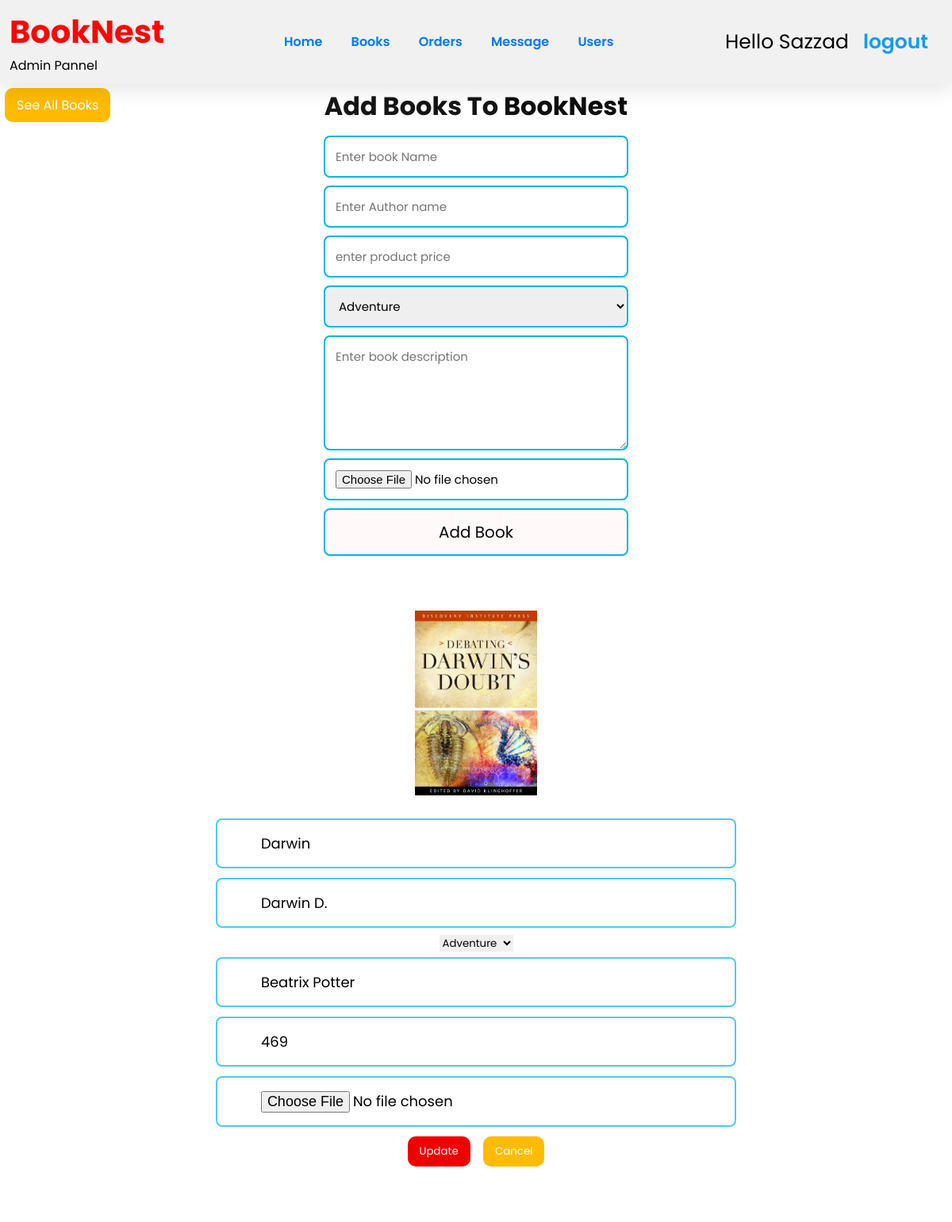
/add_books.php?update=81 (signed in), run on the app's committed database.
### tables this page shows
CREATE TABLE `book_info` (
  `bid` int(100) NOT NULL,
  `name` varchar(20) NOT NULL,
  `title` varchar(20) NOT NULL,
  `price` decimal(10,0) NOT NULL,
  `category` varchar(50) NOT NULL,
  `description` text NOT NULL,
  `image` varchar(10) NOT NULL,
  `date` datetime NOT NULL DEFAULT current_timestamp()
);

### add_books.php (the view, shortened to what this page needs)
<?php
include 'config.php';
?>
<!DOCTYPE html>
<html lang="en">
<head>
  <link rel="stylesheet" href="./css/register.css">
</head>
<body>
  <?php
  include './admin_header.php'
  ?>
<a class="update_btn" style="position: fixed ; z-index:100;" href="total_books.php">See All Books</a>
  <div class="container_box">
    <form action="" method="POST" enctype="multipart/form-data">
      <h3>Add Books To <a href="index.php"><span>BookNest</span></a></h3>
      <input type="text" name="bname" placeholder="Enter book Name" class="text_field ">
      <input type="text" name="btitle" placeholder="Enter Author name" class="text_field">
      <input type="number" min="0" name="price" class="text_field" placeholder="enter product price">
      <select name="Category" id="" required class="text_field">
            <option value="Adventure">Adventure</option>
         </select>
      <textarea name="bdesc" placeholder="Enter book description" id="" class="text_field" cols="18" rows="5"></textarea>
      <input type="file" name="image" accept="image/jpg, image/jpeg, image/png" class="text_field">
      <input type="submit" value="Add Book" name="add_books" class="btn text_field">
    </form>
  </div>
  <section class="edit-product-form">
<?php
   if(isset($_GET['update'])){
      $update_id = $_GET['update'];
      $update_query = mysqli_query($conn, "SELECT * FROM `book_info` WHERE bid = '$update_id'") or die('query failed');
      if(mysqli_num_rows($update_query) > 0){
         while($fetch_update = mysqli_fetch_assoc($update_query)){
?>
<form action="" method="post" enctype="multipart/form-data">
   <img src="./added_books/<?php echo $fetch_update['image']; ?>" alt="">
   <input type="text" name="update_name" value="<?php echo $fetch_update['name']; ?>" class="box" required placeholder="Enter Book Name">
   <input type="text" name="update_title" value="<?php echo $fetch_update['title']; ?>" class="box" required placeholder="Enter Author Name">
   <select name="update_category" value="<?php echo $fetch_update['category']; ?> required class="text_field">
         <option value="Adventure">Adventure</option>
      </select>
   <input type="text" name="update_description" value="<?php echo $fetch_update['description']; ?>" class="box" required placeholder="enter product description">
   <input type="number" name="update_price" value="<?php echo $fetch_update['price']; ?>" min="0" class="box" required placeholder="enter product price">
   <input type="file" class="box" name="update_image" accept="image/jpg, image/jpeg, image/png">
   <input type="submit" value="update" name="update_product" class="delete_btn" >
   <input type="reset" value="cancel" id="close-update" class="update_btn" >
</form>
<?php
      }
   }
   }else{
      echo '<script>document.querySelector(".edit-product-form").style.display = "none";</script>';
   }
?>
</body>
</html>

### css/register.css (style rules this page uses)
* { text-decoration: none; }
body { background: #fff; font-family: "Poppins", sans-serif; }
html { overflow-x: hidden; top: 0; bottom: 0; left: 0; right: 0; }
.container_box { display: flex; justify-content: center; align-items: center; }
.container form, .container_box form { margin: auto; display: flex; flex-direction: column; width: 60rem; text-align: center; align-items: center; }
.container form h3, .container_box form h3 { font-size: 32px; margin-bottom: 0.5rem; margin-top: 5px; text-transform: capitalize; color: rgb(22, 21, 21); }
.container_box form h3 a :first-child, .container form h3 a :first-child { color: rgb(233, 3, 3); }
.container form h3 a :last-child, .container_box form h3 a :last-child { color: rgb(14, 13, 13); }
.container form .text_field, .container_box form .text_field { width: 40%; border-radius: 8px; margin: 5px 0; padding: 13px 13px; font-size: 15px; color: black; border: 2px solid rgb(0, 181, 226); }
.container form .btn, .container_box form .btn { background-color: #fff9f9; color: rgb(7, 7, 7); font-size: 20px; }
.show-products .box-container .box .update_btn, .update_btn { background-color: rgb(255, 187, 0); padding: 9px 15px; margin: 6px; border-radius: 10px; color: white; text-transform: capitalize; }
.show-products .box-container .box .delete_btn, .delete_btn { background-color: rgb(238, 0, 0); padding: 9px 15px; margin: 6px; border-radius: 10px; color: white; text-transform: capitalize; }
.edit-product-form { background-color: white; display: flex; align-items: center; justify-content: center; padding: 2rem; overflow-y: scroll; top: 0; left: 0; z-index: 1200; width: 100%; }
.edit-product-form form { width: 50rem; padding: 2rem; text-align: center; border-radius: 0.5rem; background-color: var(--white); }
.edit-product-form form img { height: 233px; margin-bottom: 1rem; }
.edit-product-form form .box { margin: 6px 0; padding: 1rem 3.4rem; border: 2px solid rgb(76, 202, 240); border-radius: 0.5rem; background-color: white; font-size: 18px; color: black; width: 89%; }

### css/admin.css (style rules this page uses)
* { text-decoration: none; margin: 0; padding: 0; font-family: "Poppins", sans-serif; box-sizing: border-box; outline: none; border: none; }
.btn:not(:disabled):not(.disabled) { cursor: pointer; }
.btn { display: inline-block; font-weight: 400; text-align: center; white-space: nowrap; vertical-align: middle; user-select: none; border: 1px solid transparent; padding: 0.375rem 0.75rem; font-size: 13px; margin: 3px; line-height: 1.5; border-radius: 0.25rem; transition: color .15s ease-in-out,background-color .15s ease-in-out,border-color .15s ease-in-out,box-shadow .15s ease-in-out; }
a { color: #ff0000; text-decoration: none; background-color: transparent; }

### data on the page
book_info: image (picture), update_name "Darwin", update_title "Darwin D.", update_category "Adventure", update_description "Beatrix Potter", update_price "469"

### other printed values
$_SESSION['admin_name'] "Sazzad"
